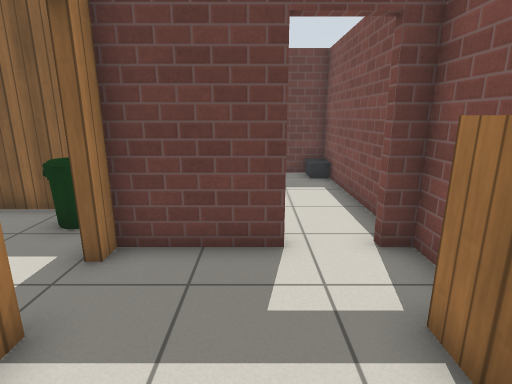
View 1 (above)

17 first-person views from a walk through a world built for the Gazebo simulator. The camera is 1.2 m above the floor, tilts 14° down and sees 80° across. The floor is counted in squares, 0.5 m on a side. Each view is taken from the middle of a square. On the plan, view 1 faces up. The plan holds only what a view shows up to about 18 squares ahead; the rest is blank. Gazebo's built-in surfaces are drawn with simple patterns. Some surface patterns are stand-ins.

View 2
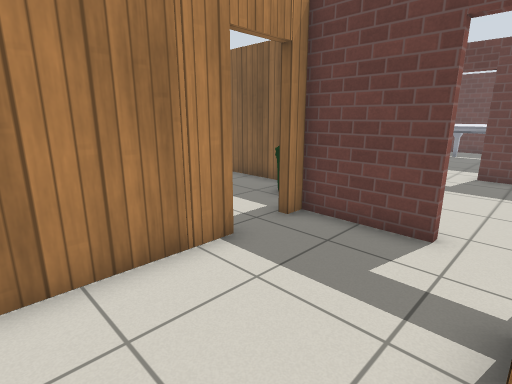

View 3
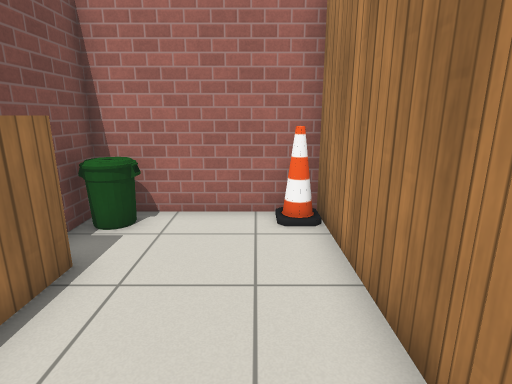

View 4
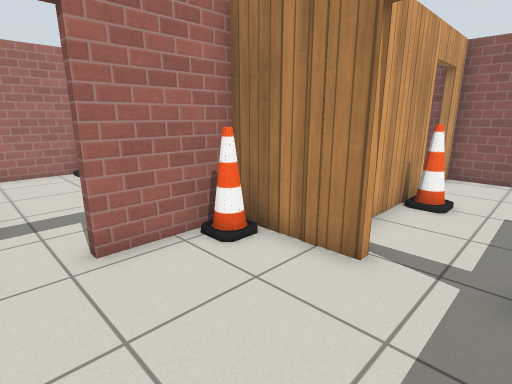

View 5
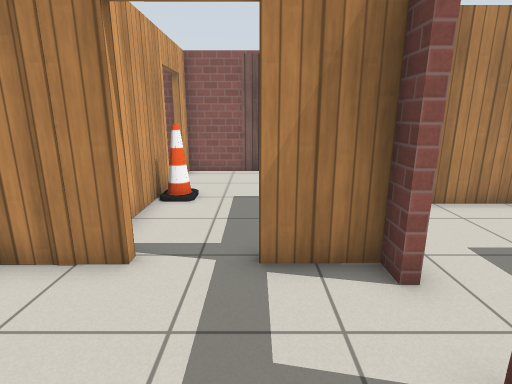

View 6
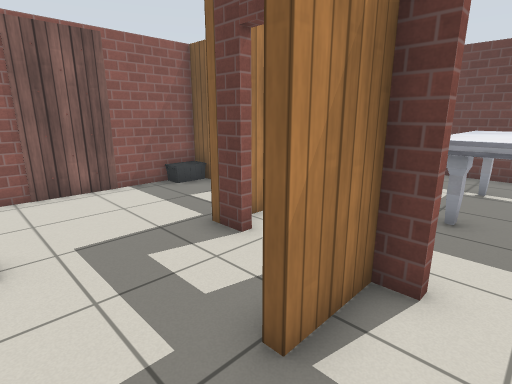

View 7
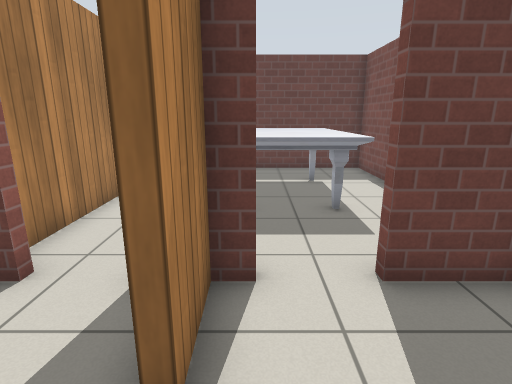

View 8
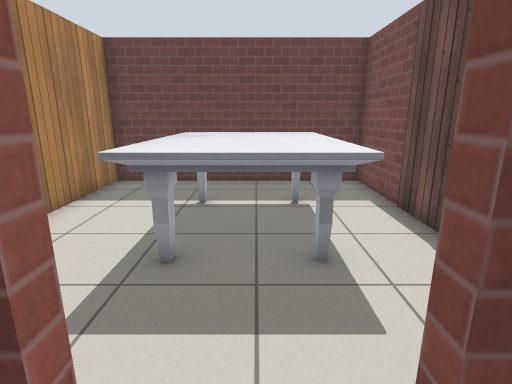

View 9
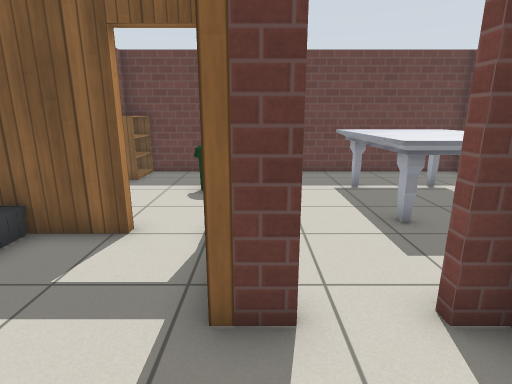

View 10
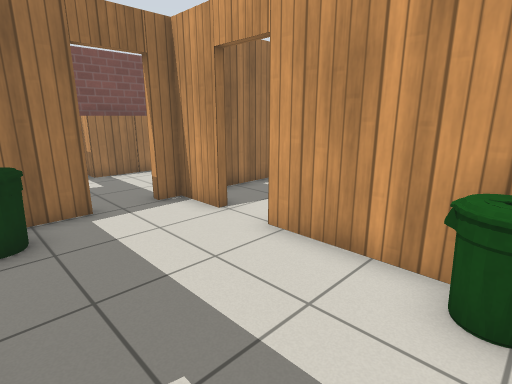

View 11
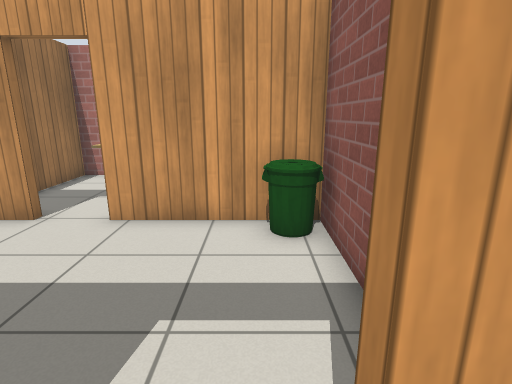

View 12
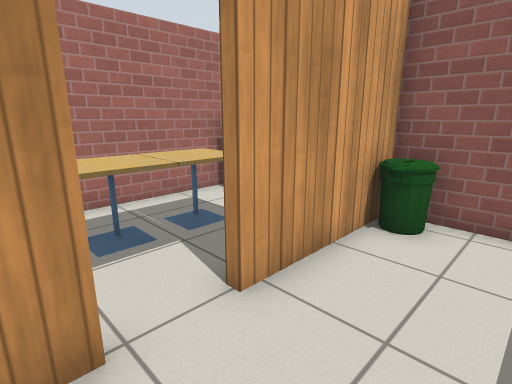

View 13
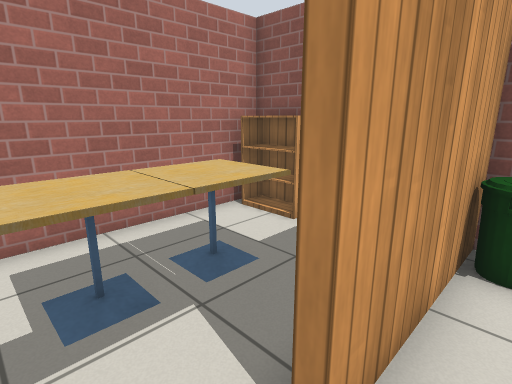

View 14
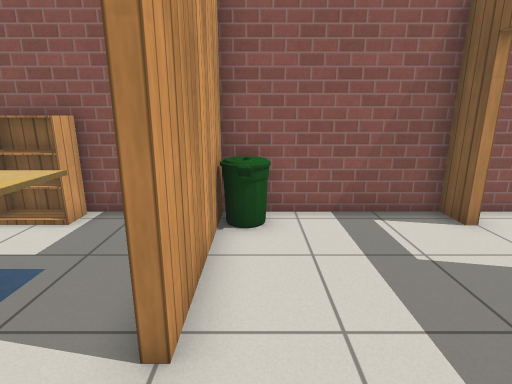

View 15
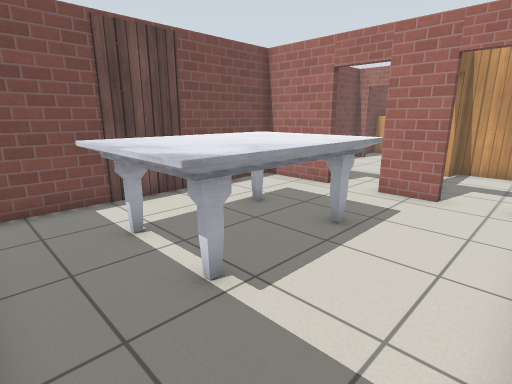

View 16
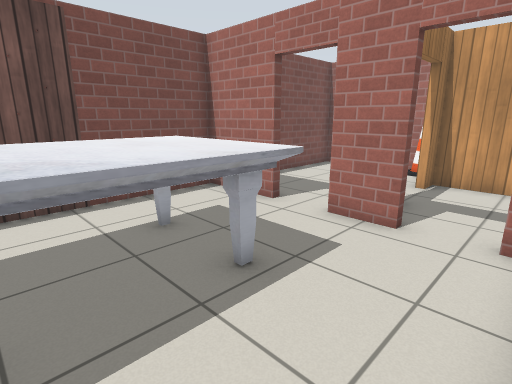

View 17
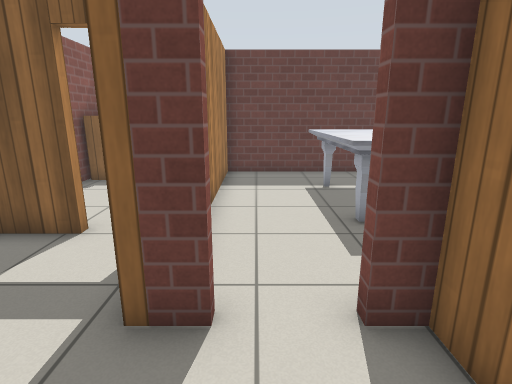

### Floor plan
Ten units are one square. View 1 is at (0, 0); x grows to the right and y downward. Boxes are objects, and circles mark ways between rooms. Rooms are numbered by the first view taken in them; rooms with no view inside come last. Other rooms are left out.
<svg viewBox="-120 -239 160 279">
<path fill="none" stroke="#000" d="M-26 -30 -25 35 30 35 30 -53 23 -53M5 -53 -26 -53M-26 -90 -26 -56 5 -56M23 -56 30 -56 29 -131 -1 -131M-20 -131 -27 -131 -27 -110M-85 -80 -29 -80 -29 -90M-55 -131 -66 -131M-86 -160 -115 -160 -115 -80 -105 -80M-30 -120 -30 -131 -37 -131M-105 -77 -115 -77 -115 -21 -65 -21M-46 -77 -83 -77M-47 -21 -29 -21 -29 -30M-29 -47 -29 -63M29 -199 29 -234 -62 -234 -62 -140M-37 -134 -20 -134M-1 -134 29 -134 29 -183M-115 4 -115 35 -52 35M-37 35 -28 35 -29 -3"/>
<rect x="-25" y="25" width="10" height="10" fill="#bbb"><title>cone</title></rect>
<rect x="15" y="15" width="10" height="20" fill="#bbb"><title>bin</title></rect>
<rect x="15" y="-15" width="10" height="20" fill="#bbb"><title>bookshelf</title></rect>
<rect x="15" y="-35" width="10" height="20" fill="#bbb"><title>bookshelf</title></rect>
<rect x="-25" y="-65" width="10" height="10" fill="#bbb"><title>cone</title></rect>
<rect x="15" y="-125" width="20" height="10" fill="#bbb"><title>other object</title></rect>
<rect x="-115" y="-125" width="10" height="20" fill="#bbb"><title>valve</title></rect>
<rect x="-115" y="-155" width="10" height="10" fill="#bbb"><title>other object</title></rect>
<rect x="-75" y="-95" width="10" height="10" fill="#bbb"><title>cone</title></rect>
<rect x="-115" y="-35" width="20" height="10" fill="#bbb"><title>bin</title></rect>
<rect x="-45" y="-75" width="10" height="20" fill="#bbb"><title>bin</title></rect>
<rect x="-35" y="-215" width="40" height="60" fill="#bbb"><title>marble table</title></rect>
<rect x="25" y="-195" width="10" height="10" fill="#bbb"><title>valve</title></rect>
<rect x="-115" y="15" width="10" height="20" fill="#bbb"><title>bookshelf</title></rect>
<rect x="-95" y="-5" width="20" height="30" fill="#bbb"><title>cafe table</title></rect>
<rect x="-75" y="-5" width="30" height="30" fill="#bbb"><title>cafe table</title></rect>
<circle cx="15" cy="-55" r="3" fill="#2a7"/>
<circle cx="-30" cy="-35" r="3" fill="#2a7"/>
<circle cx="-30" cy="-100" r="3" fill="#2a7"/>
<circle cx="-10" cy="-130" r="3" fill="#2a7"/>
<circle cx="-95" cy="-80" r="3" fill="#2a7"/>
<circle cx="-45" cy="-130" r="3" fill="#2a7"/>
<circle cx="-55" cy="-20" r="3" fill="#2a7"/>
<text x="0" y="-10">1</text>
<text x="0" y="-90">2</text>
<text x="-80" y="-110">3</text>
<text x="-80" y="-50">4</text>
<text x="-20" y="-190">5</text>
<text x="-80" y="10">6</text>
</svg>
Room 1 opens to room 2. Room 1 opens to room 4. Room 2 opens to room 3. Room 2 opens to room 5. Room 3 opens to room 4. Room 3 opens to room 5. Room 4 opens to room 6.

Where each view was taken, in squares from view 1:
view 1: 0 up, 0 right, facing up
view 2: 1 down, 2 right, facing up-left
view 3: 4 up, 1 left, facing down
view 4: 11 up, 2 right, facing down-left
view 5: 11 up, 2 right, facing left
view 6: 9 up, 1 left, facing up-left
view 7: 9 up, 2 left, facing up
view 8: 12 up, 1 left, facing up
view 9: 10 up, 6 left, facing up
view 10: 7 up, 11 left, facing down-right
view 11: 9 up, 10 left, facing down
view 12: 5 up, 4 left, facing down-left
view 13: 3 up, 5 left, facing down-left
view 14: 3 up, 4 left, facing left
view 15: 23 up, 6 left, facing down-right
view 16: 20 up, 6 left, facing down-right
view 17: 10 up, 5 left, facing up
